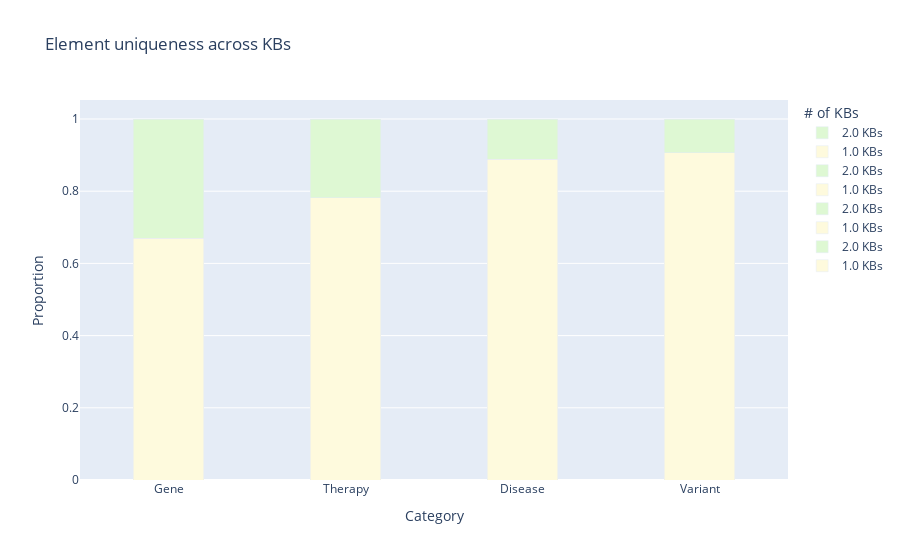

This figure's notebook cell:
### Markdown cell above
### All Plot

### Code cell
# TODO: Make this work

# Count number of sources True
gene_proportions["true_count"] = gene_proportions.iloc[:, 0:].sum(axis=1)
therapy_proportions["true_count"] = therapy_proportions.iloc[:, 0:].sum(axis=1)
disease_proportions["true_count"] = disease_proportions.iloc[:, 0:].sum(axis=1)
variant_proportions["true_count"] = variant_proportions.iloc[:, 0:].sum(axis=1)

graph = pd.DataFrame({'# of KBs': [], 'Records': [], 'proportion': [], 'Record Type': []})

# Value Counts & Combine
tdf = gene_proportions['true_count'].value_counts().rename_axis('# of KBs').reset_index(name='Records')
total = tdf['Records'].sum()
tdf['proportion'] = tdf['Records'] / total
tdf['Record Type'] = 'Gene'
graph = pd.concat([graph,tdf])

tdf = therapy_proportions['true_count'].value_counts().rename_axis('# of KBs').reset_index(name='Records')
total = tdf['Records'].sum()
tdf['proportion'] = tdf['Records'] / total
tdf['Record Type'] = 'Therapy'
graph = pd.concat([graph,tdf])

tdf = disease_proportions['true_count'].value_counts().rename_axis('# of KBs').reset_index(name='Records')
total = tdf['Records'].sum()
tdf['proportion'] = tdf['Records'] / total
tdf['Record Type'] = 'Disease'
graph = pd.concat([graph,tdf])

tdf = variant_proportions['true_count'].value_counts().rename_axis('# of KBs').reset_index(name='Records')
total = tdf['Records'].sum()
tdf['proportion'] = tdf['Records'] / total
tdf['Record Type'] = 'Variant'
graph = pd.concat([graph,tdf])

# Plotly graph objects for the stacked bar
# fig = go.Figure()
colors = ['#fefadd','#def8d3','#a0e5e6','#48c1da','#1e97c7','#3459a9']

# Plotly graph objects for the stacked bar
fig = go.Figure()

# Adding each segment as part of a stacked bar
for i, row in graph.iterrows():
    fig.add_trace(go.Bar(
        name=f'{row["# of KBs"]} KBs',
        x=[row['Record Type']],  # single category for now
        y=[row['proportion']],
        marker_color=colors[i],  # using Plotly's qualitative colors
        width=[0.4]
    ))

# Update layout to show proportions as percentage
fig.update_layout(
    barmode='stack',
    title='Element uniqueness across KBs',
    xaxis_title='Category',
    yaxis_title='Proportion',
    yaxis=dict(tickformat=".2"),
    legend_title='# of KBs'
)

fig.show()

# fig.write_image("v1_uniqueness.png", width=990, height=540, scale=3)

### Figure 1 — Plotly figure (JSON) as saved in the notebook; plotly's stock layout.template omitted (floating-point values rounded to 4 significant figures)
{"data": [{"marker": {"color": "#fefadd"}, "name": "1.0 KBs", "type": "bar", "width": [0.4], "x": ["Gene"], "y": [0.6703]}, {"marker": {"color": "#def8d3"}, "name": "2.0 KBs", "type": "bar", "width": [0.4], "x": ["Gene"], "y": [0.3297]}, {"marker": {"color": "#fefadd"}, "name": "1.0 KBs", "type": "bar", "width": [0.4], "x": ["Therapy"], "y": [0.7816]}, {"marker": {"color": "#def8d3"}, "name": "2.0 KBs", "type": "bar", "width": [0.4], "x": ["Therapy"], "y": [0.2184]}, {"marker": {"color": "#fefadd"}, "name": "1.0 KBs", "type": "bar", "width": [0.4], "x": ["Disease"], "y": [0.888]}, {"marker": {"color": "#def8d3"}, "name": "2.0 KBs", "type": "bar", "width": [0.4], "x": ["Disease"], "y": [0.112]}, {"marker": {"color": "#fefadd"}, "name": "1.0 KBs", "type": "bar", "width": [0.4], "x": ["Variant"], "y": [0.9067]}, {"marker": {"color": "#def8d3"}, "name": "2.0 KBs", "type": "bar", "width": [0.4], "x": ["Variant"], "y": [0.09333]}], "layout": {"barmode": "stack", "legend": {"title": {"text": "# of KBs"}}, "title": {"text": "Element uniqueness across KBs"}, "xaxis": {"title": {"text": "Category"}}, "yaxis": {"tickformat": ".2", "title": {"text": "Proportion"}}}}
